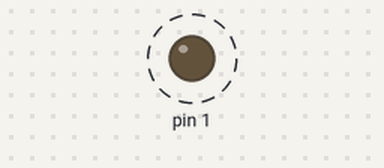
The sketch below on a simulated Arduino Uno, built with avr-gcc and run on an emulated ATmega328P. On the bench: output pins drawn as LEDs (lit = HIGH). Dashed ring = blinking.

Above: at 0.16 s.
Timing chart, 0 to 3.0 s (numbered marks = the images above):
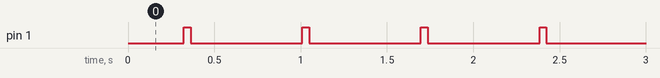

The sketch:

lightning_board.ino
```cpp
#include<Adafruit_NeoPixel.h>
#define ledn 8
#define pin 3

Adafruit_NeoPixel p=Adafruit_NeoPixel(ledn,pin,NEO_GRB+NEO_KHZ800);
// C++ code
//
void setup()
{
  pinMode(1, OUTPUT);
}

void loop()
{
   uint32_t red=p.Color(255,0,0);
  uint32_t b=p.Color(0,0,0);
  for (int ii = 0; ii < 4; ii++)
  {
  for (int i = 0; i < 8; i++)
  {
  p.setPixelColor(i,red);
    p.show();
   delay(40);
  }
  digitalWrite(1, HIGH);
    delay(40);
    digitalWrite(1,LOW);
   for (int i = 8; i > 0; i--)
  {
  p.setPixelColor(i,b);
    p.show();
   delay(40);
  }
  }
   // Delay a little bit to improve simulation performance
}
```

Measured:
- by itself, pin 1: alternates HIGH for 0.04 s and LOW for 0.65 s
